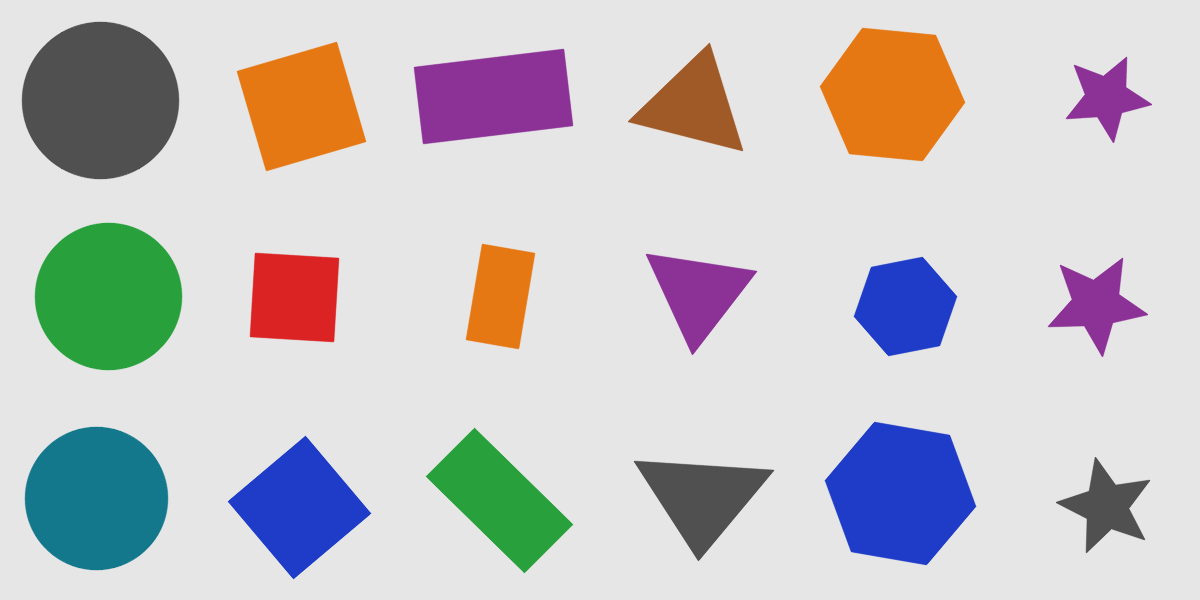
#> input picture morfologia_bgsub/imagenes/formas_dataset.png, 1200 x 600 px; the run also reads 1 picture not shown here
$ jupyter execute --allow-errors formas_ml.ipynb
#> lines starting #> are read from the running program, lines starting #| are printed output that depends on the picture; after the words box and inside, x2 and y2 are one past the last pixel; in counts of white or black regions, pixels touching at a corner belong together
### morfologia_bgsub/generar_formas.py
"""Genera imágenes sintéticas de figuras para practicar descriptores y ML.

Cada COLUMNA de la imagen es una clase (en el orden de CLASES) y cada renglón
es un ejemplo distinto: cambia el tamaño, la rotación y el color. Así etiquetar
es fácil: la clase de una figura depende de en qué columna cae su centro.

    uv run generar_formas.py                      # las dos imágenes del notebook
    uv run generar_formas.py mis_formas.png 5 7   # 5 por clase, semilla 7
"""

import sys

import cv2
import numpy as np

CLASES = ["círculo", "cuadrado", "rectángulo", "triángulo", "hexágono", "estrella"]
CELDA = 200          # tamaño de cada celda en píxeles
FONDO = (230, 230, 230)
COLORES = [          # BGR, todos más oscuros que el fondo
    (35, 35, 220), (200, 60, 30), (60, 160, 40), (150, 50, 140),
    (20, 120, 230), (140, 120, 20), (80, 80, 80), (40, 90, 160),
]


def poligono_regular(n, radio, angulo):
    t = angulo + np.arange(n) * 2 * np.pi / n
    return np.stack([radio * np.cos(t), radio * np.sin(t)], 1)


def puntos_figura(clase, rng):
    """Vértices de la figura centrados en (0, 0). None para el círculo."""
    giro = rng.uniform(0, 2 * np.pi)
    r = rng.uniform(45, 80)
    if clase == "círculo":
        return None, r
    if clase == "cuadrado":
        p = poligono_regular(4, r, giro)
    elif clase == "rectángulo":
        ancho, alto = r * 1.9, r * rng.uniform(0.75, 1.05)
        p = np.array([[-1, -1], [1, -1], [1, 1], [-1, 1]]) * [ancho / 2, alto / 2]
    elif clase == "triángulo":
        # equilátero estirado a lo ancho o a lo alto: no todos los triángulos son iguales
        r = min(r, 65)
        p = poligono_regular(3, r, -np.pi / 2) * [rng.uniform(0.75, 1.45), 1]
    elif clase == "hexágono":
        p = poligono_regular(6, r, giro)
    elif clase == "estrella":
        externos = poligono_regular(5, r, -np.pi / 2)
        internos = poligono_regular(5, r * rng.uniform(0.4, 0.5), -np.pi / 2 + np.pi / 5)
        p = np.empty((10, 2))
        p[0::2], p[1::2] = externos, internos
    if clase in ("rectángulo", "triángulo", "estrella"):
        c, s = np.cos(giro), np.sin(giro)
        p = p @ np.array([[c, s], [-s, c]])
    return p, r


def generar(por_clase=3, semilla=0):
    rng = np.random.default_rng(semilla)
    img = np.full((CELDA * por_clase, CELDA * len(CLASES), 3), FONDO, np.uint8)
    for col, clase in enumerate(CLASES):
        for fila in range(por_clase):
            cx = col * CELDA + CELDA // 2 + rng.integers(-8, 9)
            cy = fila * CELDA + CELDA // 2 + rng.integers(-8, 9)
            color = COLORES[rng.integers(len(COLORES))]
            p, r = puntos_figura(clase, rng)
            if p is None:
                cv2.circle(img, (int(cx), int(cy)), int(r), color, -1, cv2.LINE_AA)
            else:
                p = np.round(p + [cx, cy]).astype(np.int32)
                cv2.fillPoly(img, [p], color, cv2.LINE_AA)
    return img


# [11 lines that do not run on import are left out]

### morfologia_bgsub/formas_ml.ipynb
# De descriptores a machine learning

Visión Artificial · CUTLAJO · Parte 2 de `formas_paso_a_paso.ipynb`

En la parte 1 vimos cómo convertir **una** imagen en números: área, circularidad, solidez… y escribimos reglas a mano para decir qué figura era cada una.

Ahora vamos a hacer lo mismo con **muchas figuras** y en vez de escribir nosotros las reglas, vamos a dejar que un algoritmo las **aprenda** de los datos.

```
imágenes → binaria → regiones → tabla de características → reglas a mano → machine learning
```

[cell 1]
import cv2
import numpy as np
import pandas as pd
import matplotlib.pyplot as plt
from skimage import measure

from generar_formas import CLASES, CELDA, generar   # el script que dibujó las imágenes

plt.rcParams["figure.figsize"] = (12, 6)
plt.rcParams["image.cmap"] = "gray"
pd.set_option("display.precision", 3)


def mostrar(*imagenes, titulos=None, tam=5):
    # Muestra varias imágenes lado a lado. Las de 3 canales se asumen BGR (OpenCV).
    fig, ejes = plt.subplots(1, len(imagenes), figsize=(tam * len(imagenes), tam))
    ejes = np.atleast_1d(ejes)
    for i, (ax, im) in enumerate(zip(ejes, imagenes)):
        if im.ndim == 3:
            im = cv2.cvtColor(im, cv2.COLOR_BGR2RGB)
        ax.imshow(im)
        ax.set_title(titulos[i] if titulos else "")
        ax.axis("off")
    plt.tight_layout()
    plt.show()

## 1. Las imágenes

Tenemos dos imágenes generadas con `generar_formas.py`:

- **`formas_dataset.png`**: 3 ejemplos de cada clase. Con esta vamos a **aprender**.
- **`formas_prueba.png`**: 2 ejemplos nuevos de cada clase. Con esta vamos a **comprobar** si lo aprendido funciona con figuras que nunca vio.

Las figuras cambian de tamaño, color y **rotación**, como pasaría con objetos reales sobre una mesa.

Para que etiquetar sea fácil, **cada columna es una clase**: la primera son círculos, la segunda cuadrados, etc. En un proyecto real alguien tendría que etiquetar a mano cada objeto (o con una herramienta como Roboflow o SAM).

[cell 2]
dataset = cv2.imread("imagenes/formas_dataset.png")
#> dataset is the input picture: shape (600, 1200, 3); mean B, G, R 199.2, 197.3, 199.3
prueba = cv2.imread("imagenes/formas_prueba.png")
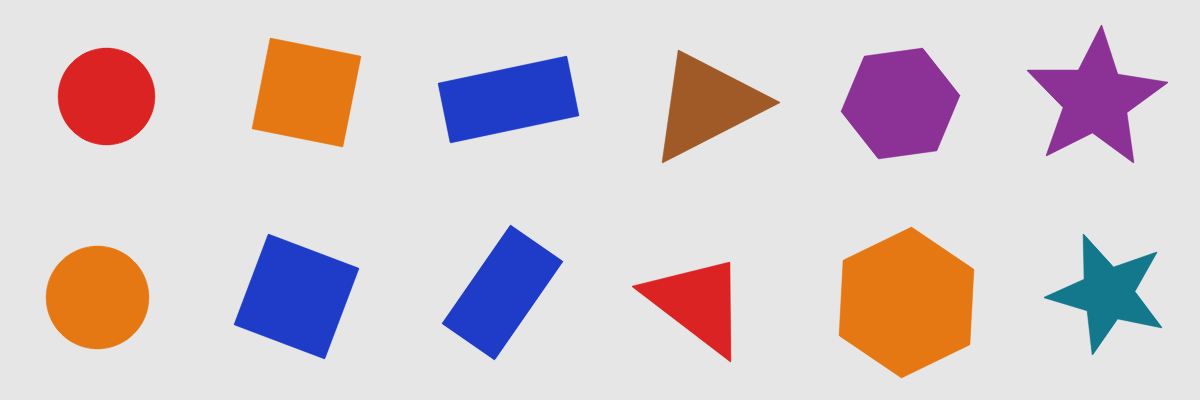
#> input picture morfologia_bgsub/imagenes/formas_prueba.png, 1200 x 400 px
#> prueba is the input picture: shape (400, 1200, 3); mean B, G, R 203, 199.2, 212.7
print("dataset:", dataset.shape, "  prueba:", prueba.shape)
#| dataset: (600, 1200, 3)   prueba: (400, 1200, 3)
print("Clases (una por columna):", CLASES)

mostrar(dataset, titulos=["formas_dataset.png  (entrenamiento)"], tam=10)
mostrar(prueba, titulos=["formas_prueba.png  (prueba)"], tam=10)

## 2. Binarizar y sacar regiones (repaso rápido)

Es exactamente el pipeline de la parte 1, ahora metido en una función para reusarlo con cualquier imagen:

1. gris
2. umbral de Otsu con `THRESH_BINARY_INV` (figuras en blanco)
3. apertura para quitar ruido
4. `measure.label` para numerar cada región

[cell 3]
def segmentar(imagen):
    gris = cv2.cvtColor(imagen, cv2.COLOR_BGR2GRAY)
    _, binaria = cv2.threshold(gris, 0, 255, cv2.THRESH_BINARY_INV + cv2.THRESH_OTSU)
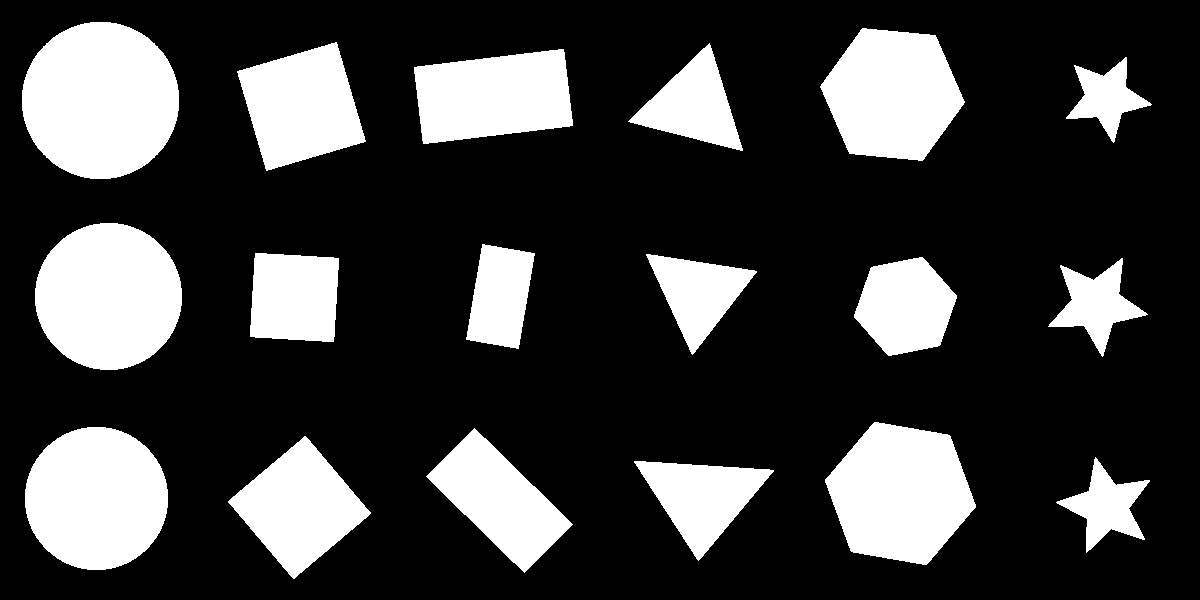
#> binaria: shape (600, 1200); 24% white; 18 white regions, largest, box (x1, y1, x2, y2) and area: (22, 22, 179, 179) 19421, (35, 223, 182, 370) 16989, (25, 427, 168, 570) 16125
    kernel = cv2.getStructuringElement(cv2.MORPH_ELLIPSE, (5, 5))
    binaria = cv2.morphologyEx(binaria, cv2.MORPH_OPEN, kernel)
    etiquetas = measure.label(binaria > 0, connectivity=2)
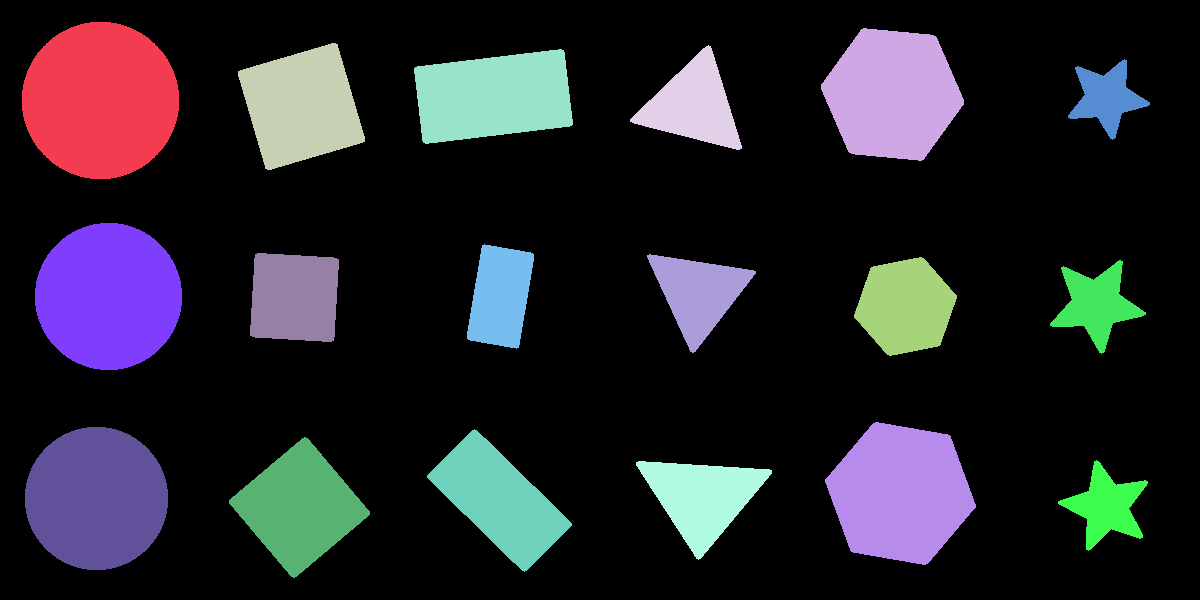
#> etiquetas: shape (600, 1200) int32; 19 distinct labels, from 0 to 18; one colour per label, 0 black
    return binaria, etiquetas


binaria, etiquetas = segmentar(dataset)
print("Regiones encontradas:", etiquetas.max())
#| Regiones encontradas: 18

fig, (a1, a2) = plt.subplots(1, 2, figsize=(16, 4.5))
a1.imshow(binaria); a1.set_title("Binaria (Otsu + apertura)"); a1.axis("off")
a2.imshow(etiquetas, cmap="nipy_spectral"); a2.set_title("Cada color es una región"); a2.axis("off")
plt.show()

## 3. La tabla de características

Ahora medimos **todas** las regiones y guardamos cada una como un **renglón** de una tabla de pandas (`DataFrame`).

| Columna | Qué mide | ¿Depende del tamaño? | ¿Depende de la rotación? |
|---|---|---|---|
| área, perímetro | tamaño | sí | no |
| circularidad | 4π·área / perímetro² | no | no |
| extensión | área / área de la caja | no | **sí** |
| solidez | área / área del casco convexo | no | no |
| convexidad | perímetro del casco / perímetro | no | no |
| excentricidad | qué tan alargada es la elipse equivalente | no | no |
| relación de ejes | eje menor / eje mayor de la elipse (1 = "redonda") | no | no |

Nota que **ya no usamos la relación de aspecto de la caja** (ancho/alto) como en la parte 1: si giras un rectángulo 45°, su caja se vuelve casi cuadrada. La relación de ejes de la elipse no tiene ese problema.

La última columna, `clase`, es la **etiqueta**: la respuesta correcta. La sacamos de la columna en la que cae el centro de la figura.

[cell 4]
def perimetro_casco(r):
    return measure.perimeter(np.pad(r.image_convex, 1))


def caracteristicas(imagen, area_minima=200):
    # Una fila por figura con sus descriptores de forma.
#> called with area_minima = 200
    _, etiquetas = segmentar(imagen)
    filas = []
    for r in measure.regionprops(etiquetas):
        if r.area < area_minima:          # ignora manchitas de ruido
            continue
        cy, cx = r.centroid
        filas.append({
            "x": cx,
            "y": cy,
            "área": r.area,
            "perímetro": r.perimeter,
            "circularidad": 4 * np.pi * r.area / r.perimeter**2,
            "extensión": r.extent,
            "solidez": r.solidity,
            "convexidad": perimetro_casco(r) / r.perimeter,
            "excentricidad": r.eccentricity,
            "relación_ejes": r.axis_minor_length / r.axis_major_length,
        })
#> this loop made 18 passes
#> (cy, cx) on passes 1 to 8: (100, 100), (94, 892), (106, 301), (104.7, 693), (96, 493), (97.03, 1106.1), (296, 108), (296, 500)
#> after the loop, filas = 18 items
    return pd.DataFrame(filas)


def etiquetar(tabla):
    # La clase verdadera sale de la columna de la imagen donde cae el centro.
    tabla = tabla.copy()
#> tabla = table of 18 rows and 10 columns
    tabla["clase"] = [CLASES[int(x // CELDA)] for x in tabla["x"]]
    return tabla


tabla = etiquetar(caracteristicas(dataset))
#> tabla = table of 18 rows and 11 columns
tabla
#> Out = table of 18 rows and 11 columns

Eso de arriba **ya es un dataset de machine learning**:

- cada **renglón** es un ejemplo (una figura),
- cada **columna numérica** es una característica (*feature*),
- la columna `clase` es lo que queremos predecir.

Lo guardamos como CSV. Este archivo lo puedes abrir en Excel, y es el mismo formato que usarías con objetos reales (tornillos, frijoles, monedas…).

[cell 5]
tabla.to_csv("formas_dataset.csv", index=False)
print("Guardé formas_dataset.csv con", len(tabla), "figuras y", tabla.shape[1], "columnas")
#| Guardé formas_dataset.csv con 18 figuras y 11 columnas

### Ubicar cada renglón en la imagen

Numeramos las figuras con el índice de la tabla para poder ir y venir entre la imagen y los números.

[cell 6]
def anotar(imagen, tabla, textos, colores=None, titulo=""):
#> called with titulo = 'Índice de cada figura y su circularidad'
    fig, ax = plt.subplots(figsize=(14, 14 * imagen.shape[0] / imagen.shape[1]))
    ax.imshow(cv2.cvtColor(imagen, cv2.COLOR_BGR2RGB))
    for i, (x, y) in enumerate(zip(tabla["x"], tabla["y"])):
        color = colores[i] if colores is not None else "k"
        ax.text(x, y, textos[i], ha="center", va="center", color="w", fontsize=11,
                weight="bold", bbox=dict(facecolor=color, alpha=0.75, boxstyle="round"))
    ax.set_title(titulo); ax.axis("off")
    plt.show()


anotar(dataset, tabla, [f"#{i}\ncirc={c:.2f}" for i, c in zip(tabla.index, tabla["circularidad"])],
       titulo="Índice de cada figura y su circularidad")

### Promedio por clase

Antes de clasificar, conviene **mirar los datos**. ¿Qué columna separa mejor cada clase?

[cell 7]
columnas = ["área", "perímetro", "circularidad", "extensión", "solidez",
            "convexidad", "excentricidad", "relación_ejes"]

tabla.groupby("clase")[columnas].mean().loc[CLASES]
#> Out = table of 6 rows and 8 columns

[cell 8]
fig, ejes = plt.subplots(1, 2, figsize=(14, 5))
for clase in CLASES:
    sub = tabla[tabla["clase"] == clase]
    ejes[0].scatter(sub["circularidad"], sub["relación_ejes"], s=90, label=clase)
    ejes[1].scatter(sub["área"], sub["circularidad"], s=90, label=clase)
ejes[0].set_xlabel("circularidad"); ejes[0].set_ylabel("relación de ejes")
ejes[0].set_title("Forma: cada clase hace su propio grupito")
ejes[1].set_xlabel("área (px)"); ejes[1].set_ylabel("circularidad")
ejes[1].set_title("El área no ayuda: hay figuras grandes y chicas de todo")
ejes[0].legend()
plt.tight_layout(); plt.show()
#> after `plt.tight_layout()`:
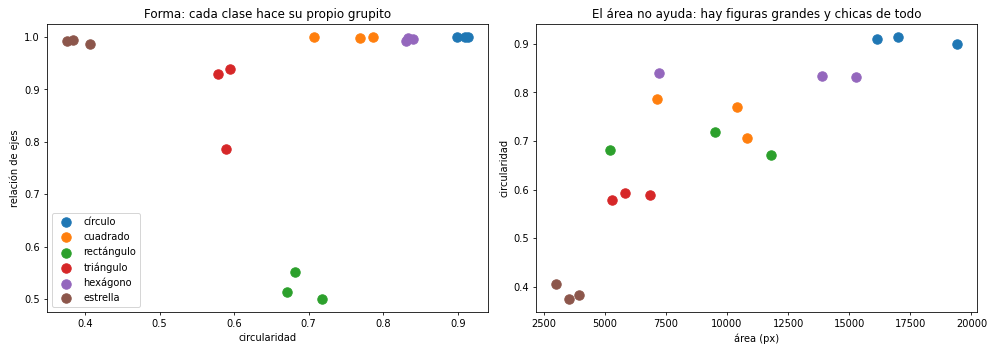
#> figure drawn by matplotlib, 2 panels

Lo que se ve:

- La **circularidad** ordena casi todo: círculo (~0.9) > hexágono (~0.83) > cuadrado y rectángulo (~0.7) > triángulo (~0.56) > estrella (~0.35).
- Cuadrado y rectángulo se **enciman** en circularidad, pero la **relación de ejes** los separa (1 contra ~0.5).
- El **área** está revuelta: no sirve para saber la forma.

## 4. Clasificar con reglas (a mano)

### 4.1 Solo con circularidad

La idea más directa: *si la circularidad es tal, imprime "círculo"*.

[cell 9]
for i, f in tabla.iterrows():
    c = f["circularidad"]
    if c > 0.87:
        forma = "círculo"
    elif c > 0.80:
        forma = "hexágono"
    elif c > 0.63:
        forma = "cuadrado"
    elif c > 0.45:
        forma = "triángulo"
    else:
        forma = "estrella"
    marca = "✓" if forma == f["clase"] else "✗"
    print(f"#{i:<3} circularidad = {c:.2f}  →  {forma:<10} (es {f['clase']}) {marca}")
#> this loop made 18 passes
#> (c, forma, marca) on passes 1 to 8: (0.899, 'círculo', '✓'), (0.833, 'hexágono', '✓'), (0.707, 'cuadrado', '✓'), (0.594, 'triángulo', '✓'), (0.671, 'cuadrado', '✗'), (0.406, 'estrella', '✓'), (0.914, 'círculo', '✓'), (0.682, 'cuadrado', '✗')
#> (printed output is left out)

Casi todo sale bien, pero **los rectángulos salen como cuadrados**: con un solo número no alcanza. Necesitamos una segunda característica.

### 4.2 Reglas con varias características

[cell 10]
def clasificar_reglas(f):
    if f["solidez"] < 0.8:              # tiene entrantes (picos)
        return "estrella"
    if f["circularidad"] > 0.87:
        return "círculo"
    if f["circularidad"] > 0.80:
        return "hexágono"
    if f["relación_ejes"] < 0.65:       # alargado
        return "rectángulo"
    if f["circularidad"] < 0.63:
        return "triángulo"
    return "cuadrado"


tabla["reglas"] = tabla.apply(clasificar_reglas, axis=1)
aciertos = (tabla["reglas"] == tabla["clase"]).mean()
#> aciertos = 1
print(f"Exactitud en el dataset: {aciertos:.0%}")
#| Exactitud en el dataset: 100%
tabla[["circularidad", "solidez", "relación_ejes", "clase", "reglas"]]
#> Out = table of 18 rows and 5 columns

¡100%! Pero ojo: estos umbrales los elegimos **viendo estas mismas 18 figuras**. La pregunta importante es si funcionan con figuras **nuevas**. Para eso está la imagen de prueba.

[cell 11]
tabla_prueba = etiquetar(caracteristicas(prueba))
#> in segmentar (call 3), `gris = cv2.cvtColor(imagen, cv2.COLOR_BGR2GRAY)`:
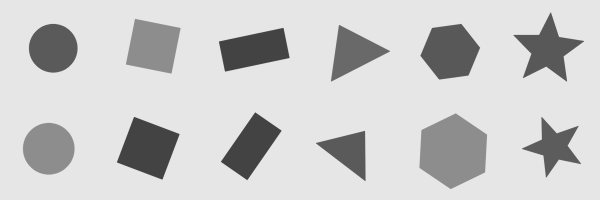
#> gris: shape (400, 1200) (shown at 1/2 size); min 67, max 230, mean 203.6
#> in segmentar (call 3), `_, binaria = cv2.threshold(gris, 0, 255, cv2.THRESH_BINARY_INV + cv2.T..`:
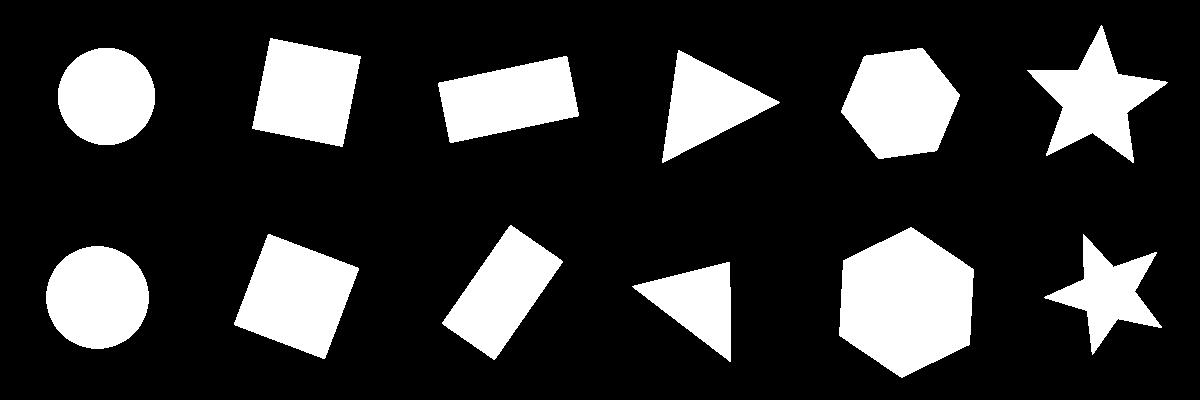
#> binaria: shape (400, 1200); 20.5% white; 12 white regions, largest, box (x1, y1, x2, y2) and area: (839, 227, 974, 378) 14902, (234, 234, 359, 359) 9549, (841, 48, 960, 159) 9393
#> in segmentar (call 3), `etiquetas = measure.label(binaria > 0, connectivity=2)`:
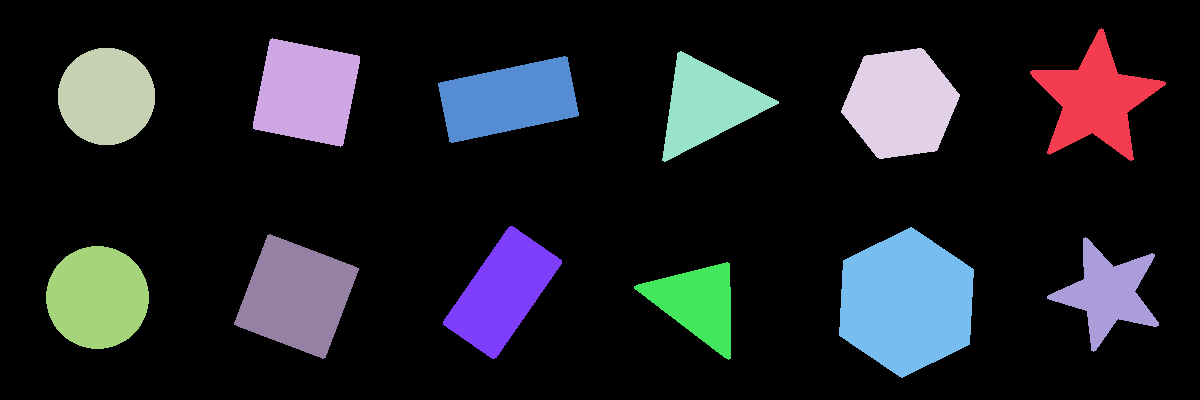
#> etiquetas: shape (400, 1200) int32; 13 distinct labels, from 0 to 12; one colour per label, 0 black
#> the loop in caracteristicas (call 2), `for r in measure.regionprops(etiquetas):` made 12 passes
#> (cy, cx) on passes 1 to 8: (98.88, 1095.1), (92, 306), (96, 106), (103, 900), (104.7, 706.4), (99, 508), (292, 502), (302, 906)
#> (the rest of the program and of its run is left out)
